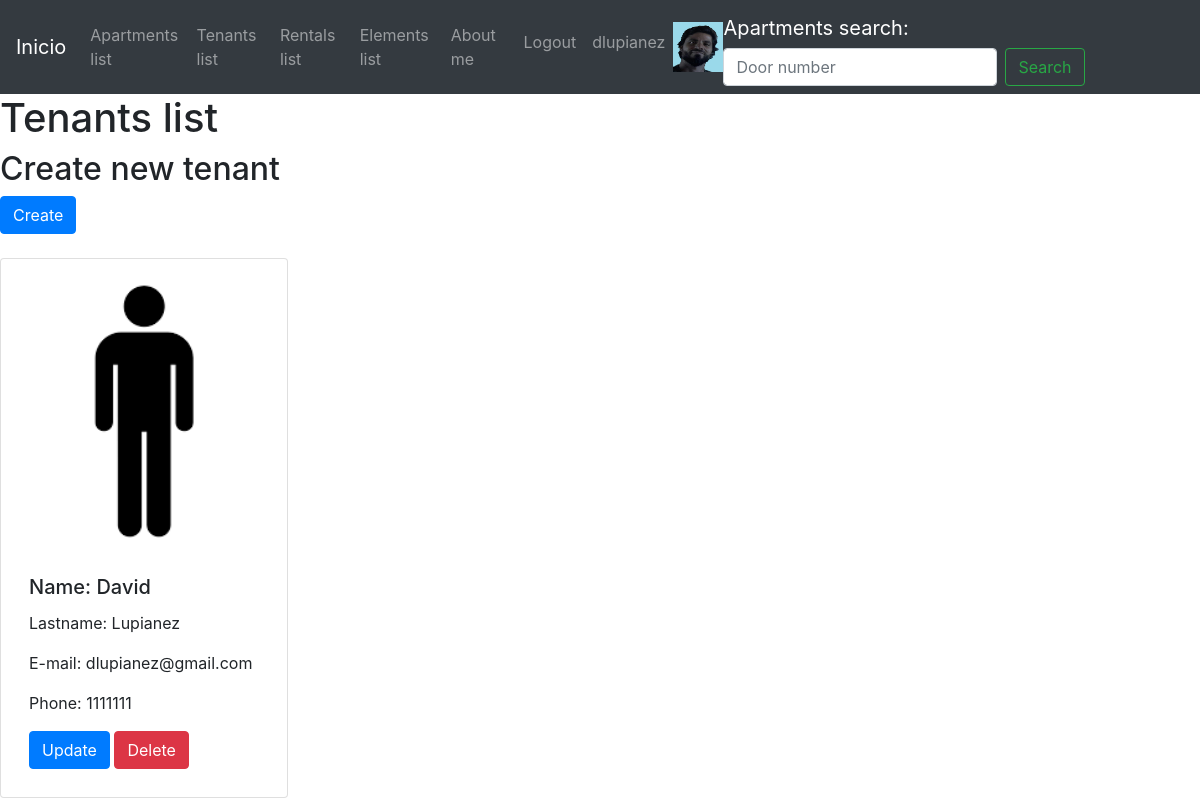
The page /tenants/tenants-list/ (signed in) on the database its author committed.
### users/models.py (models this page shows)
class UserProfile(models.Model):
    user = models.OneToOneField(User, on_delete=models.CASCADE, related_name='profile')
    phone = models.CharField(max_length=25, null=True, blank=True)
    profile_picture = models.ImageField(upload_to='profile_images', null=True, blank=True)

### tenants/models.py (models this page shows, shortened)
class Tenant(models.Model):
    name=models.CharField(max_length=50, null=False, blank=False)
    lastname=models.CharField(max_length=50, null=False, blank=False )
    email=models.EmailField(max_length=50, null=False, blank=False)
    phone=models.CharField(max_length=50, null=False, blank=False)
    is_active=models.BooleanField(default=True)
    tenant_picture = models.ImageField(upload_to='tenant_images', null=True, blank=True)

### tenants/views.py (the view)
# urls.py: path('tenants-list/', TenantsListView.as_view(), name='tenants_list'),
class TenantsListView(LoginRequiredMixin, ListView):
    model = Tenant
    template_name = 'tenants/tenants-list.html'

### templates/tenants/tenants-list.html (shortened to what this page needs)
{% extends 'base.html' %}
{% block content %}
    <h1>Tenants list</h1>
    {% if request.user.is_authenticated %}
        {% if request.user.is_superuser %}
            <h2>Create new tenant </h2>
            <a href="/tenants/tenant-create/" class="btn btn-primary">Create</a>
        {% endif %}
    {% endif %}
    <br><br>
    {% for tenant in object_list %}
        <div class="card d-inline-flex p-2" style="width: 18rem;">
            <img class="card-img-top">
            <div class="card-body">
            <h5 class="card-title">Name: {{tenant.name}}</h5>
            <p class="card-text">Lastname: {{tenant.lastname}}</p>
            <p class="card-text">E-mail: {{tenant.email}}</p>
            <p class="card-text">Phone: {{tenant.phone}}</p>
            {% if request.user.is_authenticated %}
                {% if request.user.is_superuser %}
                    <a href="/tenants/tenant-update/{{tenant.id}}" class="btn btn-primary">Update</a>
                    <a href="/tenants/tenant-delete/{{tenant.id}}" class="btn btn-danger">Delete</a>
                {% endif %}
            {% endif %}
        </div>
        </div>
    {% endfor %}
{% endblock %}

### templates/base.html (shortened to what this page needs)
<!DOCTYPE html>
<html lang="en">
<head>
    <link rel="stylesheet" href="https://cdn.jsdelivr.net/npm/bootstrap@4.6.2/dist/css/bootstrap.min.css"
>
        {% load static %}
        <link rel="stylesheet" type="text/css" href="{% static 'assets/fonts/font-awesome.min.css' %}">
        <link rel="stylesheet" type="text/css" href="{% static 'assets/fonts/simple-line-icons.css' %}">
</head>
<body>
    <header>
        <nav class="navbar navbar-expand-lg navbar-dark bg-dark">
            <a class="navbar-brand" href="/">Inicio</a>
            <div class="collapse navbar-collapse" id="navbarSupportedContent">
                <ul class="navbar-nav mr-auto">
                    <li class="nav-item">
                        <a class="nav-link" href="/apartments/apartments-list/">Apartments list</a>
                    </li>
                    <li class="nav-item">
                        <a class="nav-link" href="/tenants/tenants-list/">Tenants list</a>
                    </li>
                    <li class="nav-item">
                        <a class="nav-link" href="/rentals/rentals-list/">Rentals list</a>
                    </li>
                    <li class="nav-item">
                        <a class="nav-link" href="/elements-list/">Elements list</a>
                    </li>
                    <li class="nav-item">
                        <a class="nav-link" href="/about-me/">About me</a>
                    </li>
                </ul>
                    {% if request.user.is_authenticated %}
                    <ul class="navbar-nav mr-auto pull-right">
                            <li class="nav-item pull-right ">
                                <a class="nav-link" href="/users/logout/">Logout</a>
                            </li>
                            <li class="nav-item pull-right">
                                <a class="nav-link" href="/users/update/">{{request.user.username}}</a>
                            </li>
                            {% if request.user.profile.profile_picture.url != '' %}
                                <img src="{{request.user.profile.profile_picture.url}}" alt="profile_picture" width="50px" height="50px">
                            {% endif %}
                        </ul>
                    {% endif %}
                <form class="form-inline my-2 my-lg-0" action="/apartments/apartments-list-search/" method="GET">
                    <a class="navbar-brand" href="/">Apartments search: </a>
                    <input class="form-control mr-sm-2" type="search" placeholder="Door number" aria-label="Search" name="search">
                    <button class="btn btn-outline-success my-2 my-sm-0" type="submit">Search</button>
                </form>
            </div>
        </nav>
    </header>
    {% block content %}
    {% endblock %}
</body>
</html>

### rows shown on the page
Tenant: name "David", lastname "Lupianez", email "dlupianez@gmail.com", phone "1111111"

### other values the page prints
{{ request.user.username }} "dlupianez"
